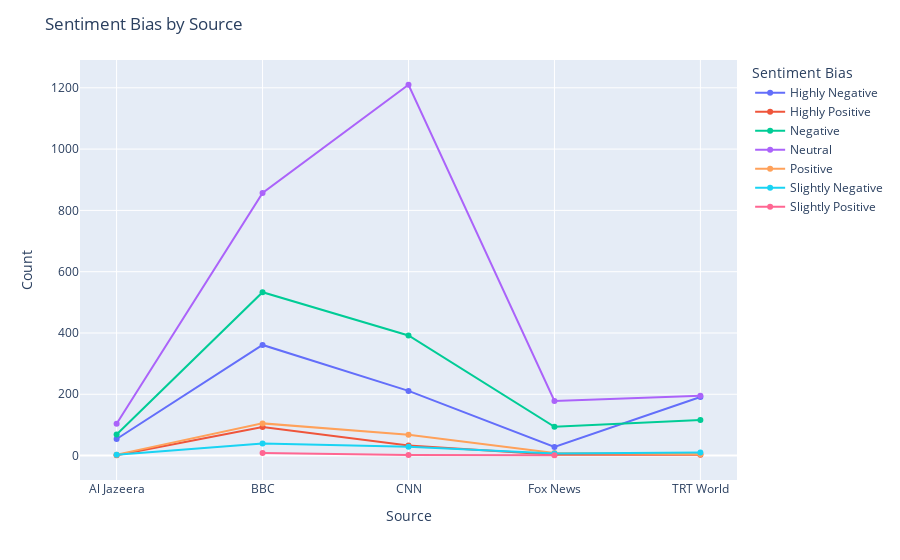

Notebook code for this chart:
### Code cell
import plotly.express as px

sentiment_source_counts = df.groupby(['Source', 'Sentiment_Bias']).size().reset_index(name='Count')

fig = px.line(sentiment_source_counts, x='Source', y='Count', color='Sentiment_Bias', markers=True)

fig.update_layout(
    title='Sentiment Bias by Source',
    xaxis_title='Source',
    yaxis_title='Count',
    legend_title='Sentiment Bias'
)

fig.show()

### Figure 1 — Plotly figure (JSON) as saved in the notebook; plotly's stock layout.template omitted (floating-point values rounded to 4 significant figures)
{"data": [{"hovertemplate": "Sentiment_Bias=Highly Negative<br>Source=%{x}<br>Count=%{y}<extra></extra>", "legendgroup": "Highly Negative", "line": {"color": "#636efa", "dash": "solid"}, "marker": {"symbol": "circle"}, "mode": "lines+markers", "name": "Highly Negative", "orientation": "v", "showlegend": true, "type": "scatter", "x": ["Al Jazeera", "BBC", "CNN", "Fox News", "TRT World"], "xaxis": "x", "y": [54, 361, 211, 28, 191], "yaxis": "y"}, {"hovertemplate": "Sentiment_Bias=Highly Positive<br>Source=%{x}<br>Count=%{y}<extra></extra>", "legendgroup": "Highly Positive", "line": {"color": "#EF553B", "dash": "solid"}, "marker": {"symbol": "circle"}, "mode": "lines+markers", "name": "Highly Positive", "orientation": "v", "showlegend": true, "type": "scatter", "x": ["Al Jazeera", "BBC", "CNN", "Fox News", "TRT World"], "xaxis": "x", "y": [1, 93, 33, 3, 3], "yaxis": "y"}, {"hovertemplate": "Sentiment_Bias=Negative<br>Source=%{x}<br>Count=%{y}<extra></extra>", "legendgroup": "Negative", "line": {"color": "#00cc96", "dash": "solid"}, "marker": {"symbol": "circle"}, "mode": "lines+markers", "name": "Negative", "orientation": "v", "showlegend": true, "type": "scatter", "x": ["Al Jazeera", "BBC", "CNN", "Fox News", "TRT World"], "xaxis": "x", "y": [69, 533, 392, 94, 116], "yaxis": "y"}, {"hovertemplate": "Sentiment_Bias=Neutral<br>Source=%{x}<br>Count=%{y}<extra></extra>", "legendgroup": "Neutral", "line": {"color": "#ab63fa", "dash": "solid"}, "marker": {"symbol": "circle"}, "mode": "lines+markers", "name": "Neutral", "orientation": "v", "showlegend": true, "type": "scatter", "x": ["Al Jazeera", "BBC", "CNN", "Fox News", "TRT World"], "xaxis": "x", "y": [104, 857, 1210, 178, 195], "yaxis": "y"}, {"hovertemplate": "Sentiment_Bias=Positive<br>Source=%{x}<br>Count=%{y}<extra></extra>", "legendgroup": "Positive", "line": {"color": "#FFA15A", "dash": "solid"}, "marker": {"symbol": "circle"}, "mode": "lines+markers", "name": "Positive", "orientation": "v", "showlegend": true, "type": "scatter", "x": ["Al Jazeera", "BBC", "CNN", "Fox News", "TRT World"], "xaxis": "x", "y": [3, 105, 68, 8, 4], "yaxis": "y"}, {"hovertemplate": "Sentiment_Bias=Slightly Negative<br>Source=%{x}<br>Count=%{y}<extra></extra>", "legendgroup": "Slightly Negative", "line": {"color": "#19d3f3", "dash": "solid"}, "marker": {"symbol": "circle"}, "mode": "lines+markers", "name": "Slightly Negative", "orientation": "v", "showlegend": true, "type": "scatter", "x": ["Al Jazeera", "BBC", "CNN", "Fox News", "TRT World"], "xaxis": "x", "y": [3, 39, 29, 7, 10], "yaxis": "y"}, {"hovertemplate": "Sentiment_Bias=Slightly Positive<br>Source=%{x}<br>Count=%{y}<extra></extra>", "legendgroup": "Slightly Positive", "line": {"color": "#FF6692", "dash": "solid"}, "marker": {"symbol": "circle"}, "mode": "lines+markers", "name": "Slightly Positive", "orientation": "v", "showlegend": true, "type": "scatter", "x": ["BBC", "CNN", "Fox News"], "xaxis": "x", "y": [8, 2, 1], "yaxis": "y"}], "layout": {"legend": {"title": {"text": "Sentiment Bias"}, "tracegroupgap": 0}, "margin": {"t": 60}, "title": {"text": "Sentiment Bias by Source"}, "xaxis": {"anchor": "y", "domain": [0, 1], "title": {"text": "Source"}}, "yaxis": {"anchor": "x", "domain": [0, 1], "title": {"text": "Count"}}}}
